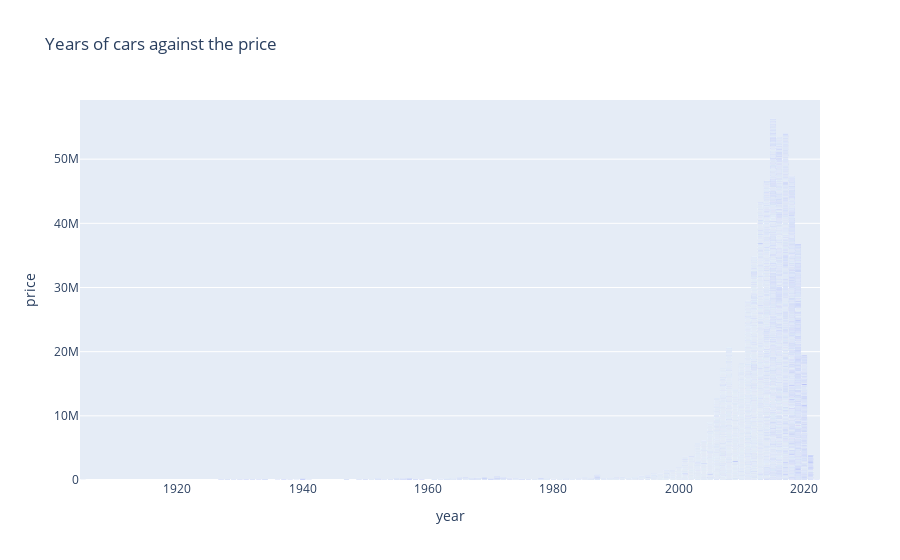

Here is the notebook cell this chart was saved with:
### Markdown cell above
## Recommendations 
#### We can see from the results above that the top 3 most important features valued by customers that are directly correlated to price are: 
* Model (the cars model)
* Year (the year of the cars model, or how new the car is) 
* Manufacturer (the company that manufactured the car or the car brand) 

#### We can identify which models, years, and manufacturers were most sold to provide recommendations for your user car dealerhsip
We can show an example of this by looking at the value of prices for varying car models made in different years.

### Code cell
px.bar(vehicles, x='year',y='price', title='Year of cars against the price',color_continuous_scale = 'viridis', barmode='stack')

### Figure 1 — Plotly figure (JSON) as saved in the notebook; plotly's stock layout.template omitted (floating-point values rounded to 4 significant figures; data arrays with more than 128 entries replaced by an {"elided": "..."} marker saying what was removed)
{"data": [{"alignmentgroup": "True", "hovertemplate": "year=%{x}<br>price=%{y}<extra></extra>", "legendgroup": "", "marker": {"color": "#636efa", "pattern": {"shape": ""}}, "name": "", "offsetgroup": "", "orientation": "v", "showlegend": false, "textposition": "auto", "type": "bar", "x": {"elided": "34868 int values"}, "xaxis": "x", "y": {"elided": "34868 int values"}, "yaxis": "y"}], "layout": {"barmode": "stack", "legend": {"tracegroupgap": 0}, "title": {"text": "Years of cars against the price"}, "xaxis": {"anchor": "y", "domain": [0, 1], "title": {"text": "year"}}, "yaxis": {"anchor": "x", "domain": [0, 1], "title": {"text": "price"}}}}
